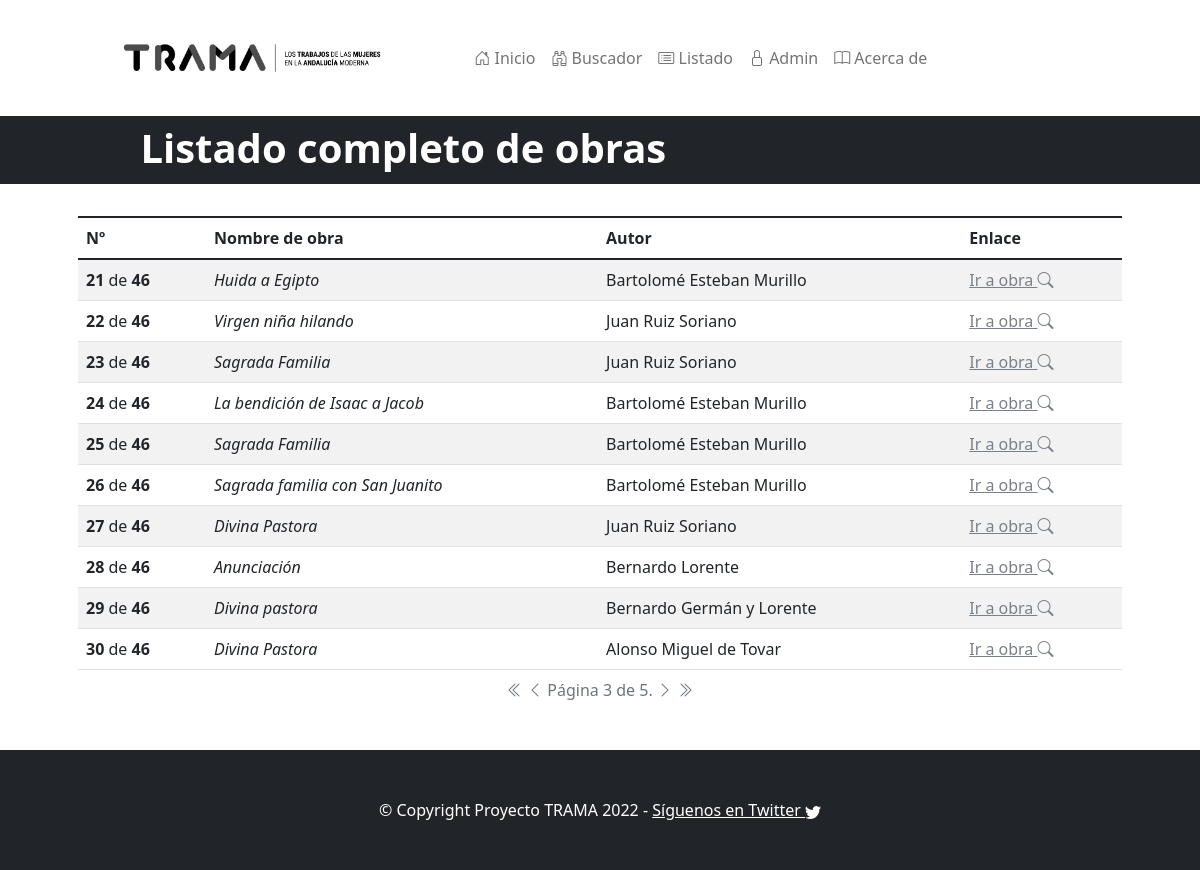
The page /trama/listado/?pagina=3 on the database its author committed.
### trama/models.py (models this page shows, shortened)
class Obra(models.Model):
    nombre_obra = models.CharField(
        max_length=256,
        blank=False,
        null=False,
        help_text="Nombre completo de la obra")
    autor = models.CharField(max_length=256,
        blank=False,
        null=False,
        help_text="Autor de la obra")
    anno = models.CharField("Año o época aproximada de la obra",
        max_length=64,
        blank=False,
        null=False,
        help_text="Año (exacto o aproximado) de creación de la obra")
    ubicacion = models.CharField("Ubicación",
        max_length=128,
        blank=False,
        null=False,
        help_text="Ubicación de la obra (museo, colección particular...)")
    iconografia = models.CharField("Iconografía",
        max_length=128,
        blank=False,
        null=False,
        help_text="Breve descripción de la iconografía representada")
    descripcion = models.TextField("Descripción",
        blank=False,
        null=False,
        help_text="Descripción de la obra en texto libre")
    url_externa = models.CharField(max_length=512,
        blank=True,
        null=True,
        help_text="URL con contexto")
    url_imagen = models.CharField(max_length=512,
        blank=True,
        null=True,
        help_text="URL externa del archivo de imagen (si la hay)")
    estilo = models.ForeignKey(
        Estilo,
        blank=False,
        null=False,
        on_delete=models.CASCADE)
    tipo_de_obra = models.ForeignKey(
        TipoDeObra,
        blank=False,
        null=False,
        on_delete=models.CASCADE)
    trabajo_representado = models.ManyToManyField(
        TrabajoRepresentado,
        blank=False)

### trama/views.py (the view)
def listado(request):
    num_per_page = 10
    obras = Paginator(Obra.objects.all().order_by("id"), num_per_page)
    page_number = request.GET.get("pagina")
    if page_number is None:
        page_number = 1
    else:
        page_number = int(page_number)
    offset = (page_number - 1)*num_per_page
    pagina_obj = obras.get_page(page_number)
    return render(request, "listado.html",
                  {"result": pagina_obj,
                   "offset": offset})

### trama/templates/listado.html
{% extends "base.html" %}
{% block texto_barra %}Listado completo de obras{% endblock %}
{% block content %}
    <table class="table table-striped table-hover">
      <caption class="text-center">
        <span class="step-links">
            {% if result.has_previous %}
                <a href="?pagina=1" class="link-secondary"><i class="bi bi-chevron-double-left"></i></a>
                <a href="?pagina={{ result.previous_page_number }}" class="link-secondary"><i class="bi bi-chevron-left"></i></a>
                {% endif %}
                <span class="current">
                  Página {{ result.number }} de {{ result.paginator.num_pages }}.
                </span>
              {% if result.has_next %}
                  <a href="?pagina={{ result.next_page_number }}" class="link-secondary"><i class="bi bi-chevron-right"></i></a>
                  <a href="?pagina={{ result.paginator.num_pages }}" class="link-secondary"><i class="bi bi-chevron-double-right"></i>
                  </a>
              {% endif %}
        </span>
      </caption>
    <thead>
      <tr>
        <th>Nº</th>
        <th>Nombre de obra</th>
        <th>Autor</th>
        <th>Enlace</th>
      </tr>
    </thead>
    <tbody>
    {% for obra in result %}
    <tr>
      <td><strong>{{offset|add:forloop.counter}}</strong> de
        <strong>{{result.paginator.count}}</strong></td>
      <td><em>{{obra.nombre_obra}}</em></td>
      <td>{{obra.autor}}</td>
      <td><a href="{% url 'detalle_obra' obra.pk %}" alt="Mostrar detalle">Ir a obra <i class="bi bi-search"></i></a></td>
    </tr>
    {% endfor %}
    </tbody>
    </table>
{% endblock %}

### rows shown on the page
Obra: counter "21", paginator.count "46", nombre_obra "Huida a Egipto", autor "Bartolomé Esteban Murillo"
Obra: counter "22", paginator.count "46", nombre_obra "Virgen niña hilando", autor "Juan Ruiz Soriano"
Obra: counter "23", paginator.count "46", nombre_obra "Sagrada Familia", autor "Juan Ruiz Soriano"
Obra: counter "24", paginator.count "46", nombre_obra "La bendición de Isaac a Jacob", autor "Bartolomé Esteban Murillo"
Obra: counter "25", paginator.count "46", nombre_obra "Sagrada Familia", autor "Bartolomé Esteban Murillo"
Obra: counter "26", paginator.count "46", nombre_obra "Sagrada familia con San Juanito", autor "Bartolomé Esteban Murillo"
Obra: counter "27", paginator.count "46", nombre_obra "Divina Pastora", autor "Juan Ruiz Soriano"
Obra: counter "28", paginator.count "46", nombre_obra "Anunciación", autor "Bernardo Lorente"
Obra: counter "29", paginator.count "46", nombre_obra "Divina pastora", autor "Bernardo Germán y Lorente"
Obra: counter "30", paginator.count "46", nombre_obra "Divina Pastora", autor "Alonso Miguel de Tovar"

### other values the page prints
{{ result.number }} "3"
{{ result.paginator.num_pages }} "5"
